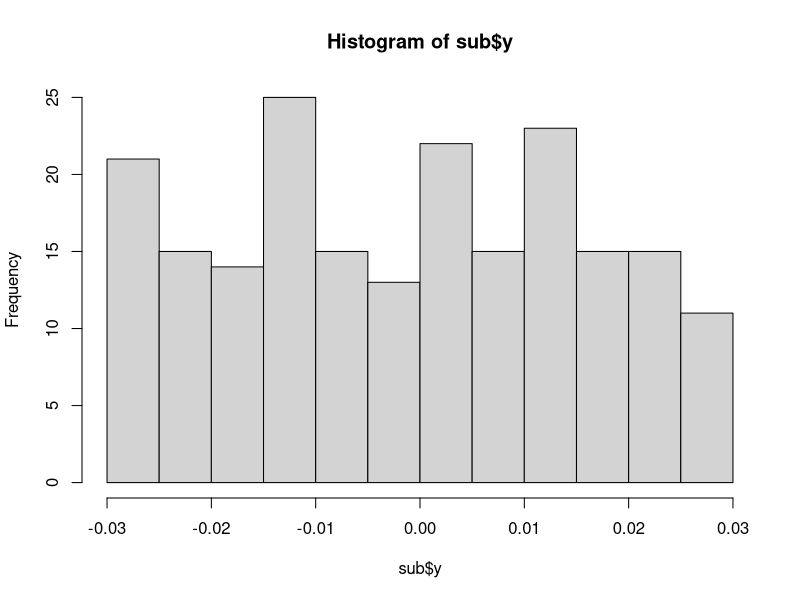

The R source for this figure:
set.seed(999) #use a fixed random number generator

#set three varialbes
# x -> y -> z 
x = rnorm(1E4)
y = 0.8*x + rnorm(1000)
z = 0.8*y  + rnorm(1000)

#pairwise correlations are significants
summary(lm(z ~ x))
summary(lm(z ~ y))

# when y is controlled, z and x are not correlated.
summary(lm(z ~ x + y))

### Now, look at the partial correlation from another view

#first set up a dataframe
tb = data.frame(cbind(x,y,z))

#second take a thin slice of data with 'constant' y
sub = tb[tb$y<0.03 & tb$y>-0.03, ]
str(sub)
hist(sub$y)

#third, examine z~x when for -0.03<y<0.03
summary(lm(sub$z ~ sub$x))

